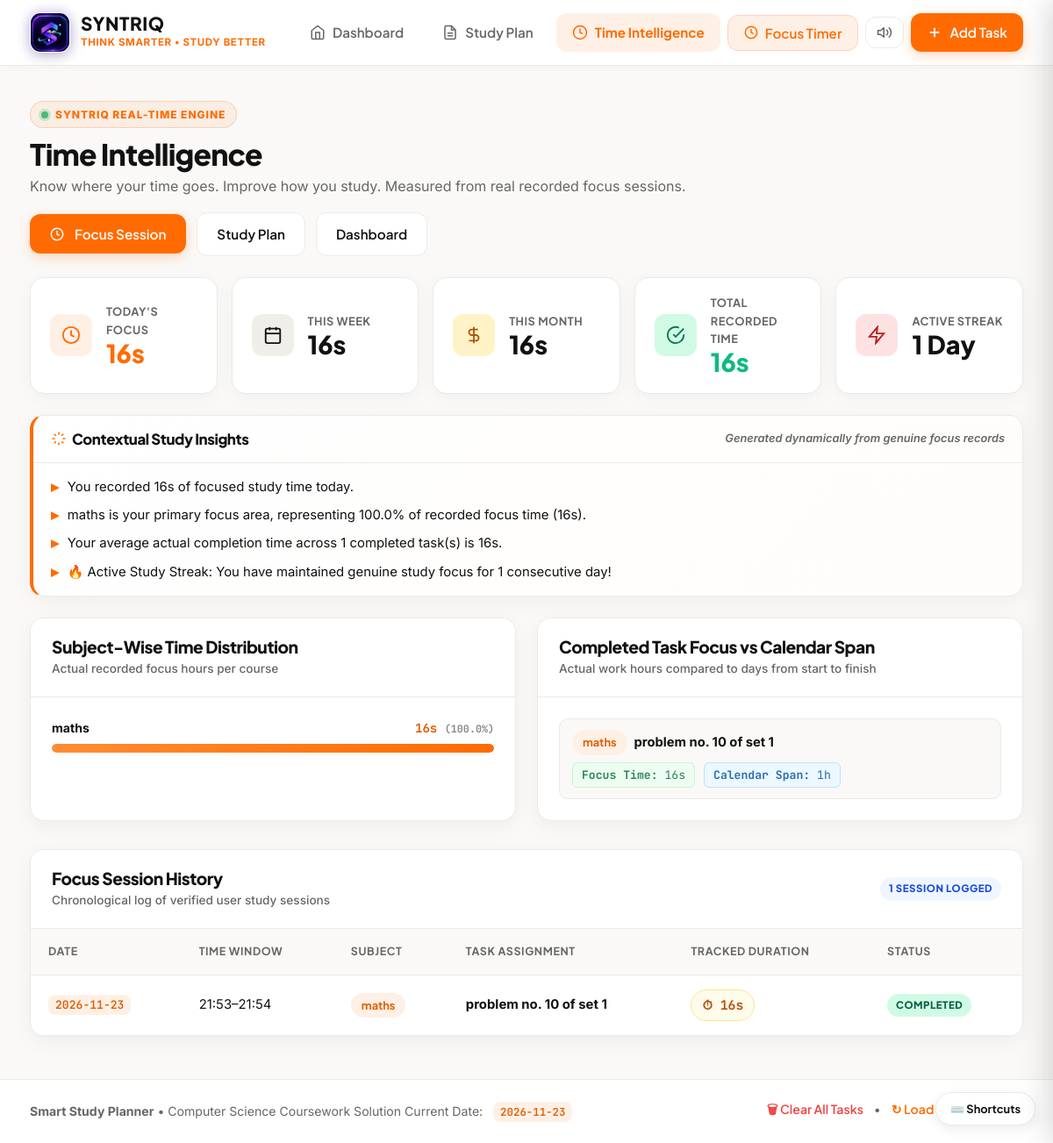
The page /time-intelligence on the database its author committed.
### tables this page shows
CREATE TABLE "Tasks" (
                        Task_ID INTEGER PRIMARY KEY AUTOINCREMENT,
                        Task_Title TEXT NOT NULL,
                        Task_Subject TEXT NOT NULL,
                        Task_Deadline TEXT NOT NULL,
                        Task_Difficulty INTEGER NOT NULL CHECK (Task_Difficulty BETWEEN 1 AND 5),
                        Task_Importance INTEGER NOT NULL CHECK (Task_Importance BETWEEN 1 AND 5),
                        Estimated_Hours REAL DEFAULT NULL,
                        Target_Hours REAL DEFAULT NULL,
                        Total_Tracked_Seconds INTEGER NOT NULL DEFAULT 0,
                        Priority_Score REAL NOT NULL,
                        Task_Status TEXT NOT NULL DEFAULT 'Pending' CHECK (Task_Status IN ('Pending', 'Completed')),
                        First_Tracked_At TEXT DEFAULT NULL,
                        Completed_At TEXT DEFAULT NULL
                    );

CREATE TABLE StudySessions (
                Session_ID INTEGER PRIMARY KEY AUTOINCREMENT,
                Task_ID INTEGER,
                Session_Date TEXT NOT NULL,
                Minutes_Spent INTEGER NOT NULL,
                Completed_At TEXT NOT NULL, Duration_Seconds INTEGER NOT NULL DEFAULT 0, Start_Time TEXT NOT NULL DEFAULT '', End_Time TEXT DEFAULT NULL, Status TEXT NOT NULL DEFAULT 'completed', Created_At TEXT NOT NULL DEFAULT '',
                FOREIGN KEY (Task_ID) REFERENCES Tasks(Task_ID) ON DELETE SET NULL
            );

### app.py (the view)
@app.route("/time-intelligence")
def time_intelligence():
    intel = database.get_time_intelligence_data(get_db())
    return render_template("time_intelligence.html", intel=intel)

### app.py (called while the page is built)
def get_db():
    return app.config.get("DB_FILE", DB_FILE)

@app.context_processor
def inject_today():
    today = date.today()
    try:
        active_session = database.get_active_session(get_db())
    except Exception:
        active_session = None
    return {
        "current_date": today,
        "active_session": active_session
    }

### database.py (called while the page is built, shortened)
def format_duration(seconds: Union[int, float, None]) -> str:
    if not seconds or seconds <= 0:
        return "0m"
    sec_int = int(seconds)
    m, s = divmod(sec_int, 60)
    h, m = divmod(m, 60)
    if h > 0:
        return f"{h}h {m}m" if m > 0 else f"{h}h"
    if m > 0:
        return f"{m}m {s}s" if s > 0 else f"{m}m"
    return f"{s}s"

def get_db_connection(db_path: str = DEFAULT_DB_PATH) -> sqlite3.Connection:
    conn = sqlite3.connect(db_path)
    conn.row_factory = sqlite3.Row
    conn.execute("PRAGMA foreign_keys = ON")
    return conn

def get_active_session(db_path: str = DEFAULT_DB_PATH) -> Optional[Dict[str, Any]]:
    conn = get_db_connection(db_path)
    try:
        cursor = conn.cursor()
        cursor.execute("""
            SELECT a.ID, a.Task_ID, a.Session_ID, a.Start_Timestamp, a.Accumulated_Seconds,
                   a.Is_Paused, a.Paused_At, a.Updated_At,
                   t.Task_Title, t.Task_Subject, t.Priority_Score
            FROM ActiveSession a
            JOIN Tasks t ON a.Task_ID = t.Task_ID
            WHERE a.ID = 1
        """)
        row = cursor.fetchone()
        if not row:
            return None
    finally:
        conn.close()

### templates/time_intelligence.html (shortened to what this page needs)
{% extends "base.html" %}
{% block content %}
<div class="time-intel-page">
    <div class="page-header">
        <div class="header-intro">
            <div class="badge-intel-pill">
                <span class="live-pulse-dot"></span>
                SYNTRIQ REAL-TIME ENGINE
            </div>
            <h1 class="page-title">Time Intelligence</h1>
            <p class="page-subtitle">Know where your time goes. Improve how you study. Measured from real recorded focus sessions.</p>
        </div>
        <div class="header-actions">
            <button type="button" class="btn btn-primary" onclick="openPomodoroModal();">
                <svg width="16" height="16" viewBox="0 0 24 24" fill="none" stroke="currentColor" stroke-width="2.2" style="vertical-align: -2px; margin-right: 4px;"><circle cx="12" cy="12" r="10"></circle><polyline points="12 6 12 12 16 14"></polyline></svg>
                Focus Session
            </button>
            <a href="{{ url_for('study_plan') }}" class="btn btn-outline">Study Plan</a>
            <a href="{{ url_for('dashboard') }}" class="btn btn-outline">Dashboard</a>
        </div>
    </div>
    <div class="stats-grid time-stats-grid">
        <div class="stat-card" style="--stagger: 0;">
            <div class="stat-icon stat-upcoming">
                <svg width="22" height="22" viewBox="0 0 24 24" fill="none" stroke="currentColor" stroke-width="2"><circle cx="12" cy="12" r="10"></circle><polyline points="12 6 12 12 16 14"></polyline></svg>
            </div>
            <div class="stat-info">
                <div style="display: flex; align-items: center; justify-content: space-between; gap: 6px;">
                    <span class="stat-label">Today's Focus</span>
                </div>
                <span id="intelTodayValue" class="stat-value text-primary" data-base-seconds="{{ intel.today_completed_seconds }}">{{ intel.today_formatted }}</span>
            </div>
        </div>
        <div class="stat-card" style="--stagger: 1;">
            <div class="stat-icon stat-total">
                <svg width="22" height="22" viewBox="0 0 24 24" fill="none" stroke="currentColor" stroke-width="2"><rect x="3" y="4" width="18" height="18" rx="2" ry="2"></rect><line x1="16" y1="2" x2="16" y2="6"></line><line x1="8" y1="2" x2="8" y2="6"></line><line x1="3" y1="10" x2="21" y2="10"></line></svg>
            </div>
            <div class="stat-info">
                <span class="stat-label">This Week</span>
                <span id="intelWeekValue" class="stat-value" data-base-seconds="{{ intel.week_completed_seconds }}">{{ intel.week_formatted }}</span>
            </div>
        </div>
        <div class="stat-card" style="--stagger: 2;">
            <div class="stat-icon stat-pending">
                <svg width="22" height="22" viewBox="0 0 24 24" fill="none" stroke="currentColor" stroke-width="2"><path d="M12 2v20M17 5H9.5a3.5 3.5 0 0 0 0 7h5a3.5 3.5 0 0 1 0 7H6"></path></svg>
            </div>
            <div class="stat-info">
                <span class="stat-label">This Month</span>
                <span id="intelMonthValue" class="stat-value" data-base-seconds="{{ intel.month_completed_seconds }}">{{ intel.month_formatted }}</span>
            </div>
        </div>
        <div class="stat-card" style="--stagger: 3;">
            <div class="stat-icon stat-completed">
                <svg width="22" height="22" viewBox="0 0 24 24" fill="none" stroke="currentColor" stroke-width="2"><path d="M22 11.08V12a10 10 0 1 1-5.93-9.14"></path><polyline points="22 4 12 14.01 9 11.01"></polyline></svg>
            </div>
            <div class="stat-info">
                <span class="stat-label">Total Recorded Time</span>
                <span id="intelTotalValue" class="stat-value text-success" data-base-seconds="{{ intel.total_completed_seconds }}">{{ intel.total_formatted }}</span>
            </div>
        </div>
        <div class="stat-card" style="--stagger: 4;">
            <div class="stat-icon stat-overdue">
                <svg width="22" height="22" viewBox="0 0 24 24" fill="none" stroke="currentColor" stroke-width="2"><polygon points="13 2 3 14 12 14 11 22 21 10 12 10 13 2"></polygon></svg>
            </div>
            <div class="stat-info">
                <span class="stat-label">Active Streak</span>
                <span id="intelStreakValue" class="stat-value">{{ intel.streak_days }} Day{% if intel.streak_days != 1 %}s{% endif %}</span>
            </div>
        </div>
    </div>
    <div class="card smart-insights-card">
        <div class="card-header-compact">
            <h3 class="compact-title">
                <svg width="18" height="18" viewBox="0 0 24 24" fill="none" stroke="var(--primary)" stroke-width="2" style="vertical-align: -3px; margin-right: 6px;"><path d="M12 2v4M12 18v4M4.93 4.93l2.83 2.83M16.24 16.24l2.83 2.83M2 12h4M18 12h4M4.93 19.07l2.83-2.83M16.24 7.76l2.83-2.83"></path></svg>
                Contextual Study Insights
            </h3>
            <span class="compact-hint">Generated dynamically from genuine focus records</span>
        </div>
        <div class="insights-body">
            <ul class="insights-list" id="intelInsightsList">
                {% for item in intel.insights %}
                <li class="insight-item">
                    <span class="insight-bullet">▸</span>
                    <span class="insight-text">{{ item }}</span>
                </li>
                {% endfor %}
            </ul>
        </div>
    </div>
    <div class="intel-columns-grid">
        <div class="card intel-card">
            <div class="card-header">
                <div>
                    <h2 class="card-title">Subject-Wise Time Distribution</h2>
                    <span class="card-subtitle">Actual recorded focus hours per course</span>
                </div>
            </div>
            <div class="card-body" id="intelSubjectBody">
                {% if intel.subject_breakdown %}
                <div class="subject-bars-list">
                    {% for sub in intel.subject_breakdown %}
                    <div class="subject-bar-item">
                        <div class="subject-bar-header">
                            <span class="subject-bar-name">{{ sub.subject }}</span>
                            <span class="subject-bar-duration">{{ sub.formatted }} <small class="text-muted">({{ sub.percent }}%)</small></span>
                        </div>
                        <div class="subject-track">
                            <div class="subject-fill" style="width: {{ sub.percent }}%;"></div>
                        </div>
                    </div>
                    {% endfor %}
                </div>
                {% else %}
                <div class="empty-state empty-state-compact">
                    <p class="text-muted">No focus sessions recorded yet. Start tracking time on a task to view subject analytics.</p>
                </div>
                {% endif %}
            </div>
        </div>
        <div class="card intel-card">
            <div class="card-header">
                <div>
                    <h2 class="card-title">Completed Task Focus vs Calendar Span</h2>
                    <span class="card-subtitle">Actual work hours compared to days from start to finish</span>
                </div>
            </div>
            <div class="card-body" id="intelCompletedBody">
                {% if intel.completed_analytics %}
                <div class="completed-analytics-list">
                    {% for item in intel.completed_analytics %}
                    <div class="completed-analytic-item">
                        <div class="analytic-header">
                            <span class="subject-tag">{{ item.task_subject }}</span>
                            <span class="analytic-title">{{ item.task_title }}</span>
                        </div>
                        <div class="analytic-metrics">
                            <span class="analytic-badge badge-focus">
                                <strong>Focus Time:</strong> {{ item.focus_formatted }}
                            </span>
                            <span class="analytic-badge badge-calendar">
                                <strong>Calendar Span:</strong> {{ item.calendar_span }}
                            </span>
                        </div>
                    </div>
                    {% endfor %}
                </div>
                {% else %}
                <div class="empty-state empty-state-compact">
                    <p class="text-muted">Completed tasks with tracked sessions will appear here with focus vs calendar span analytics.</p>
                </div>
                {% endif %}
            </div>
        </div>
    </div>
    <div class="card mt-4">
        <div class="card-header">
            <div>
                <h2 class="card-title">Focus Session History</h2>
                <span class="card-subtitle">Chronological log of verified user study sessions</span>
            </div>
            <span class="badge badge-info" id="intelSessionsBadge">{{ intel.total_sessions_count }} Session{% if intel.total_sessions_count != 1 %}s{% endif %} Logged</span>
        </div>
        <div class="card-body p-0" id="intelSessionsBody">
            {% if intel.recent_sessions %}
            <div class="table-responsive">
                <table class="data-table">
                    <thead>
                        <tr>
                            <th>Date</th>
                            <th>Time Window</th>
                            <th>Subject</th>
                            <th>Task Assignment</th>
                            <th>Tracked Duration</th>
                            <th>Status</th>
                        </tr>
                    </thead>
                    <tbody>
                        {% for sess in intel.recent_sessions %}
                        <tr>
                            <td data-label="Date"><code>{{ sess.date }}</code></td>
                            <td data-label="Time Window">{{ sess.time_range }}</td>
                            <td data-label="Subject"><span class="subject-tag">{{ sess.task_subject }}</span></td>
                            <td data-label="Task Assignment"><strong>{{ sess.task_title }}</strong></td>
                            <td data-label="Tracked Duration"><span class="priority-pill badge-warning">⏱ {{ sess.duration_formatted }}</span></td>
                            <td data-label="Status"><span class="badge badge-success">{{ sess.status }}</span></td>
                        </tr>
                        {% endfor %}
                    </tbody>
                </table>
            </div>
            {% endif %}
        </div>
    </div>
</div>
{% endblock %}

### rows shown on the page
Tasks: task_subject "maths", task_title "problem no. 10 of set 1", focus_formatted "16s", calendar_span "1h"
StudySessions: date "2026-11-23", time_range "21:53–21:54", task_subject "maths", task_title "problem no. 10 of set 1", duration_formatted "16s", status "COMPLETED"

### other values the page prints
{{ intel.today_formatted }} "16s"
{{ intel.week_formatted }} "16s"
{{ intel.month_formatted }} "16s"
{{ intel.total_formatted }} "16s"
{{ intel.streak_days }} "1"
{{ item }} "You recorded 16s of focused study time today." "maths is your primary focus area, representing 100.0% of recorded focus time (16s)." "Your average actual completion time across 1 completed task(s) is 16s." "🔥 Active Study Streak: You have maintained genuine study focus for 1 consecutive day!"
{{ sub.subject }} "maths"
{{ sub.formatted }} "16s"
{{ sub.percent }} "100.0"
{{ intel.total_sessions_count }} "1"
{{ current_date.strftime('%Y-%m-%d') }} "2026-11-23"
